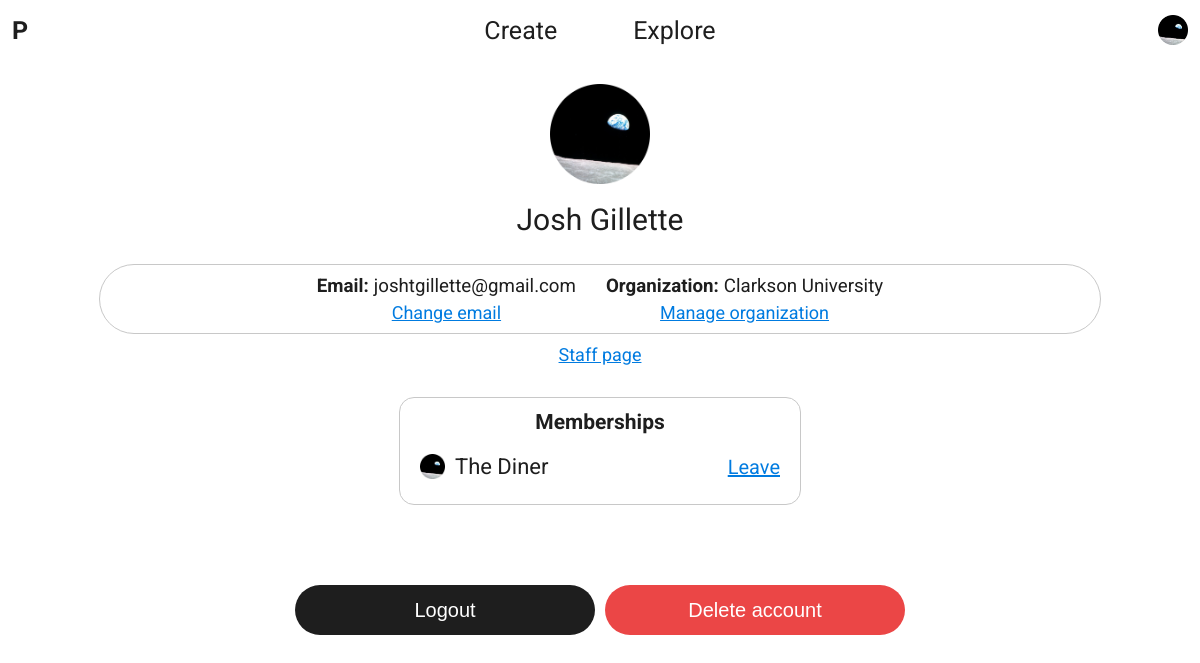
The app's page /profile/ (signed in), older data.
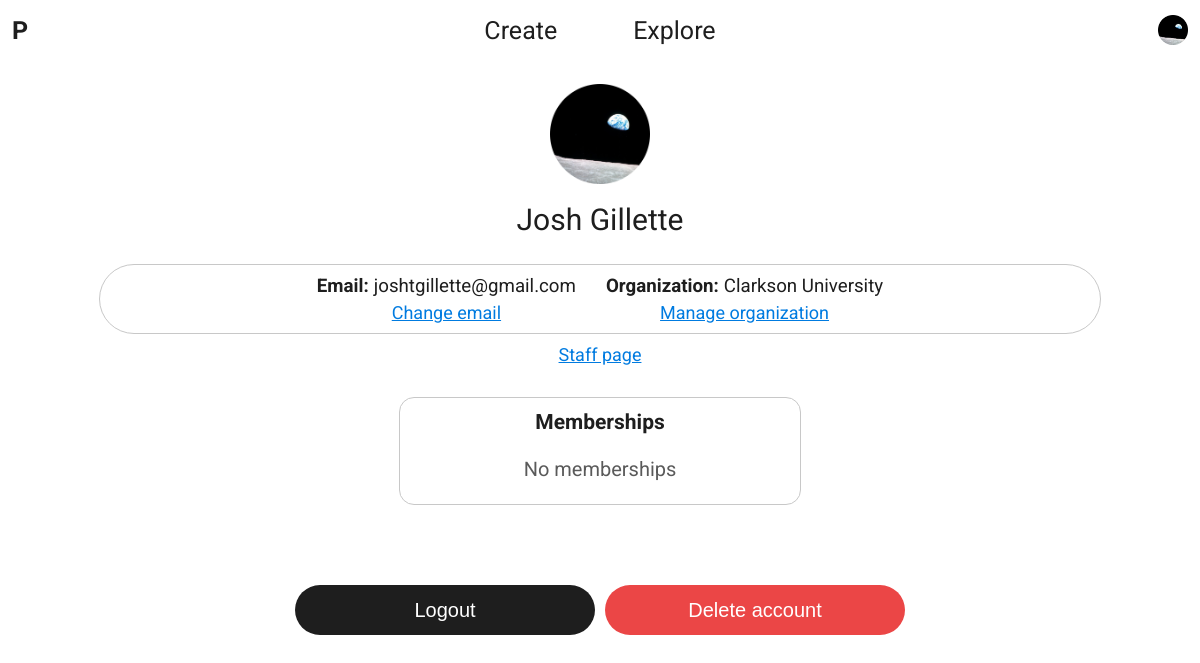
The same page, newer data.
### builder/models.py (models this page shows)
class Membership(models.Model):
    user = models.ForeignKey(settings.AUTH_USER_MODEL, on_delete=models.CASCADE)
    organization = models.ForeignKey(Organization, on_delete=models.CASCADE)
    relatedDate = models.DateField()
    approved = models.BooleanField(default=False)

class Organization(models.Model):
    name = models.CharField(max_length=LENGTH_SHORT)
    private = models.BooleanField(default=False)
    owner = models.ForeignKey(settings.AUTH_USER_MODEL, on_delete=models.CASCADE)

### meta/views.py (the view, shortened to what this page needs)
# urls.py: path('profile/', views.profile, name='profile'),
@login_required
def profile(request):
    if request.method == 'GET':
        content = {'memberships': Membership.objects.filter(user=request.user, approved=True)[:settings.MAX_DASHBOARD_LIST_ENTRIES],
                   'leaveOrganizationConfirmationPopupData': {'prompt': None,
                                                              'confirmButtonText': 'Leave',
                                                              'formName': 'membershipIdToEnd',
                                                              'formValue': None,
                                                              'dismissButtonText': 'Cancel'},
                   'changeEmailForm': ChangeEmailForm(),
                   'logoutPopupData': {'prompt': 'Logout of <b>{}</b>?'.format(request.user.email),
                                       'confirmButtonText': 'Logout',
                                       'formName': 'logout',
                                       'formValue': True,
                                       'dismissButtonText': 'Back'},
                   'deleteAccountPopupData': {'prompt': '''This will permanently delete the account associated
                                                           with <br><br><b>{}</b><br><br> All data will be lost
                                                           and this action cannot be undone.'''.format(request.user.email),
                                              'confirmButtonText': 'Delete',
                                              'formName': 'deleteAccount',
                                              'formValue': True,
                                              'dismissButtonText': 'Back'}}
        return render(request, 'profile.html', content)

### meta/templates/profile.html (shortened to what this page needs)
<html>
    {% load static %}
    <head>
        <link rel="stylesheet" type="text/css" href="{% static 'styles/profile.css' %}">
    </head>
    <body>
        {% include 'core.html' %}
        <div class="content">
            {% if request.user.profile.organization %}
                <img src="{% static 'images/earth.png' %}" alt="earth">
            {% else %}
                <img src="{% static 'images/cliff.png' %}" alt="cliff">
            {% endif %}
            <h2 style="font-size: 30px">{{ request.user.get_full_name }}</h2>
            <div class="stats-bar" style="margin-top: 3vh">
                <div class="item">
                    <h3><b>Email: </b>{{ request.user.email }}</h3>
                    <a onclick="changeEmailPopup.display()">Change email</a>
                </div>
                {% if request.user.profile.organization %}
                    <div class="item">
                        <h3><b>Organization: </b>{{ request.user.profile.organization.name }}</h3>
                        <a href="{% url 'manage_organization' %}">Manage organization</a>
                    </div>
                {% endif %}
            </div>
            {% if request.user.is_staff %}
                <a href="{% url 'staff' %}">Staff page</a>
            {% endif %}
            <div class="dashboard">
                <div class="item" style="max-width: 400px">
                    <h3>Memberships</h3>
                    {% if memberships %}
                        <div class="list">
                            {% for membership in memberships %}
                                {% if forloop.counter == memberships|length %}
                                <div class="element" style="margin-bottom: 5px">
                                {% else %}
                                <div class="element">
                                {% endif %}
                                    <a class="info" href="{% url 'explore' %}?organization={{ membership.organization.name }}">
                                        <div class="iconname">
                                            <img src="{% static 'images/earth.png' %}" alt="earth">
                                            <h4>{{ membership.organization.name }}</h4>
                                        </div>
                                    </a>
                                    <div class="actions">
                                        <a onclick="confirmationPopup.display('leaveOrganizationConfirmationPopupData',
                                                                            null,
                                                                            {{ membership.id }},
                                                                            'Leave <b>{{ membership.organization.name }}</b>?<br><br>You will no longer be a member of this organization.')">Leave</a>
                                    </div>
                                </div>
                            {% endfor %}
                        </div>
                    {% else %}
                        <div class="empty-list">
                            <h4>No memberships</h4>
                        </div>
                    {% endif %}
                </div>
            </div>
            <div class="account-actions">
                <button class="action-button" onclick="confirmationPopup.display('logoutPopupData')">Logout</button>
                <button class="action-button" id="deleteAccountButton" onclick="confirmationPopup.display('deleteAccountPopupData')">Delete account</button>
            </div>
        </div>
        {% include 'base_popup.html' %}
        {% include 'confirmation_popup.html' %}
        {% include 'change_email_popup.html' %}
    </body>
</html>

Row changes from the older to the newer data that the page shows:
removed Membership: organization.name "The Diner"
Text that changed along with them:
text now shown: "No memberships"
